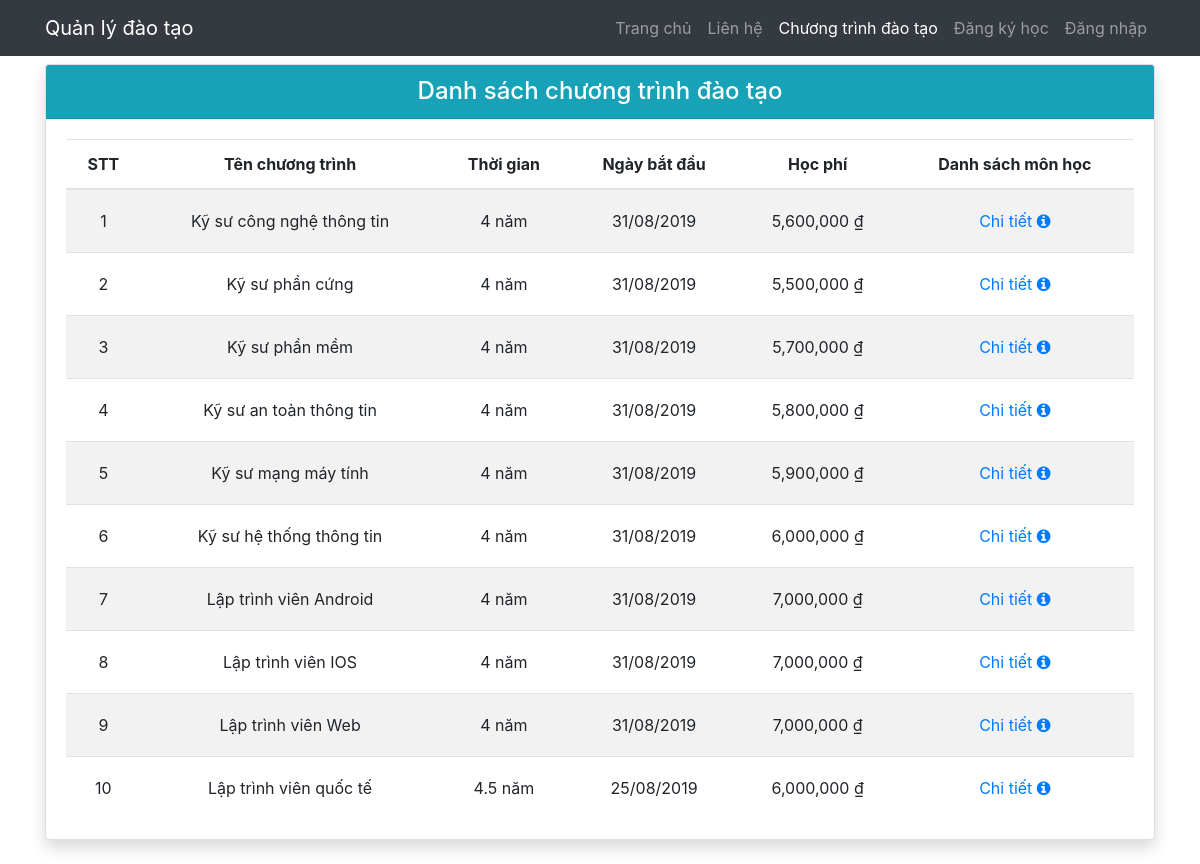
The page /views/program_list.php on the database as committed earlier.
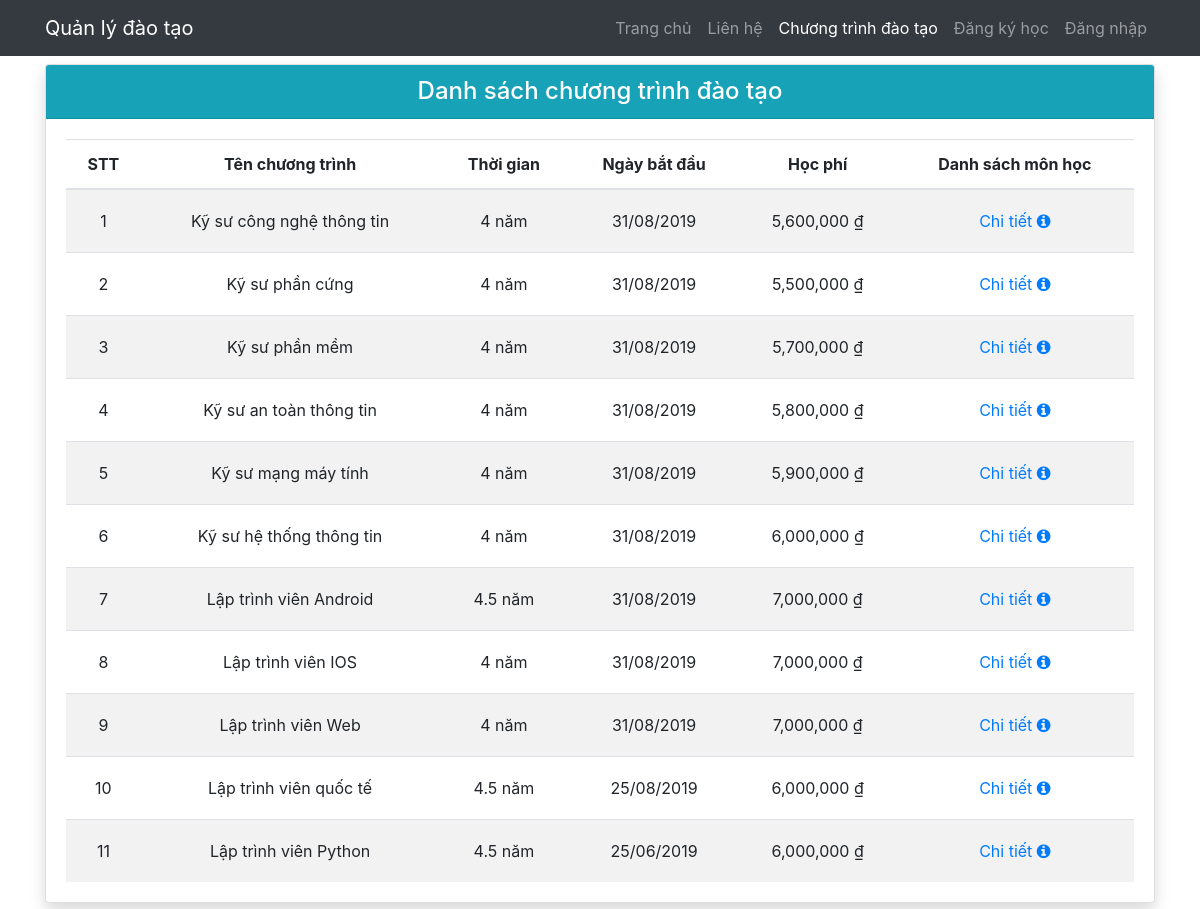
The same page on the database as committed later.
### tables this page shows
CREATE TABLE `programs` (
  `id` int(11) NOT NULL,
  `name` varchar(100) NOT NULL,
  `duration` varchar(50) DEFAULT '4 năm',
  `begin_at` date DEFAULT curdate(),
  `tuition` decimal(12,0) DEFAULT 0,
  `manager_acc` varchar(50) DEFAULT NULL
);

### php/program/get_all.php (called while the page is built)
<?php
	require_once '../php/connection.php';
	$sql = "SELECT *, DATE_FORMAT(begin_at, '%d/%m/%Y') as begin_at FROM programs";
	$result = $conn->query($sql);
?>

### views/program_list.php (the view, shortened to what this page needs)
<!DOCTYPE html>
<html lang="en">
<head>
	<link rel="stylesheet" href="/assets/css/main.css">
	<link rel="stylesheet" href="https://maxcdn.bootstrapcdn.com/bootstrap/4.3.1/css/bootstrap.min.css">
	<link rel="stylesheet" href="https://stackpath.bootstrapcdn.com/font-awesome/4.7.0/css/font-awesome.min.css">
	<link rel="stylesheet" href="https://cdn.datatables.net/1.10.19/css/dataTables.bootstrap4.min.css">
</head>
<body>
	<nav class="navbar navbar-expand-lg navbar-dark bg-dark static-top">
	  <div class="container">
	    <a class="navbar-brand" href="#">
	    	Quản lý đào tạo
		</a>
	      <ul class="navbar-nav ml-auto">
	        <li class="nav-item">
	          <a class="nav-link" href="/">Trang chủ</a>
	        </li>
	        <li class="nav-item">
	          <a class="nav-link" href="#">Liên hệ</a>
	        </li>
	        <li class="nav-item">
	          <a class="nav-link active" href="#">Chương trình đào tạo</a>
	        </li>
	        <li class="nav-item">
	          <a class="nav-link" href="register.php">Đăng ký học</a>
	        </li>
	        <li class="nav-item">
	          <a class="nav-link" href="login.php">Đăng nhập</a>
	        </li>
	      </ul>
	  </div>
	</nav>
	<div class="container">
		<div class="row">
			<div class="col">
				<div class="card shadow mt-2 mb-4">
					<div class="card-header bg-info text-white">
						<h4 class="text-center mb-0">Danh sách chương trình đào tạo</h4>
					</div>
					<div class="card-body">
						<table class="table table-inverse table-hover table-striped text-center" id="tbl-program">
							<thead>
								<tr>
									<th>STT</th>
									<th>Tên chương trình</th>
									<th>Thời gian</th>
									<th>Ngày bắt đầu</th>
									<th>Học phí</th>
									<th>Danh sách môn học</th>
								</tr>
							</thead>
							<tbody>
								<?php
								include '../php/program/get_all.php';
								$i = 1;
								while ($row = $result->fetch_assoc()) {
									echo
									'<tr>
										<td>'.$i++.'</td>
										<td>'.$row['name'].'</td>
										<td>'.$row['duration'].'</td>
										<td>'.$row['begin_at'].'</td>
										<td>'.number_format($row['tuition']).' &#8363;</td>
										<td>
											<button
												type="button" class="btn btn-link"
												data-toggle="modal" data-target="#modal-detail"
												onclick="ajaxGetDetail('.$row['id'].')"
											>
												Chi tiết <i class="fa fa-info-circle"></i>
											</button>
										</td>
									</tr>';
								}
								?>
							</tbody>
						</table>
					</div>
				</div>
			</div>
		</div>
	</div>
</body>
</html>

Rows that differ between the two databases and show on the page:
changed programs "Lập trình viên Android": duration "4 năm" → "4.5 năm"
added programs: name "Lập trình viên Python", duration "4.5 năm", begin_at "25/06/2019", tuition "6,000,000"
